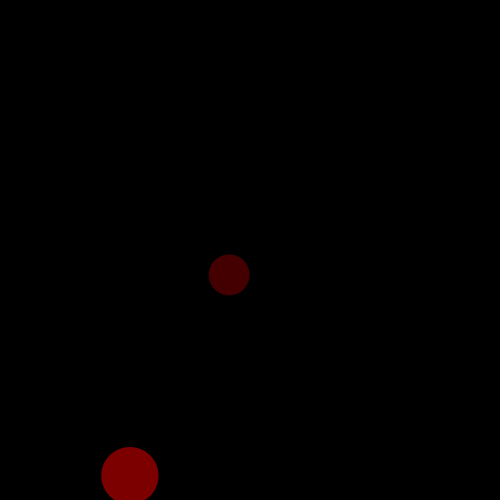
Frame 1 (no input)
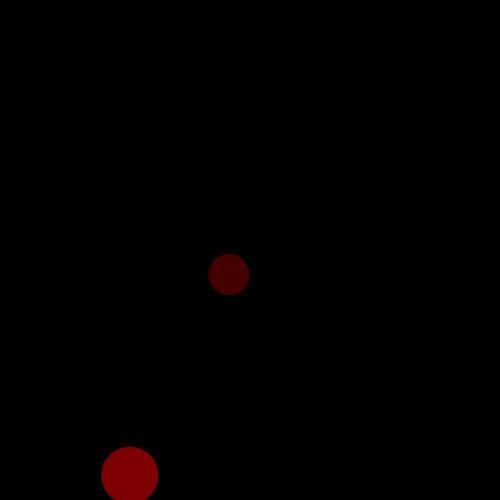
Frame 60 (the mouse pressed at the canvas centre just before this capture)
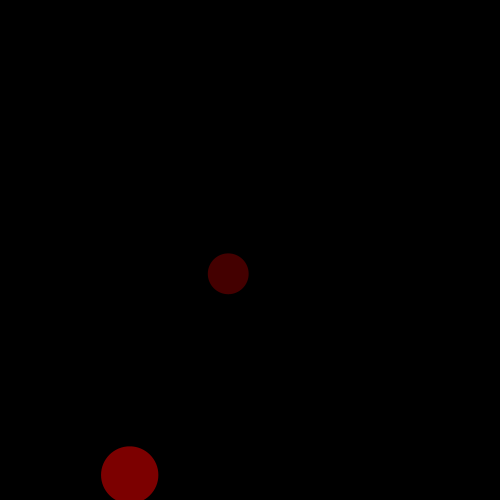
Frame 120 (the mouse held since frame 60 and released just before this capture)

The Processing sketch that drew these frames (run headless with seeded random() and noise(); from frame 60 on, the mouse is pressed at the canvas centre):

// Processing sketch: BouncyBallOOP
// ── BouncyBallOOP.pde
int num = 2;
float Tm = 0;
float G = 0.1;
PVector Cm = new PVector(0,0);
Ball [] b = new Ball[num];                //declare a new ball called b

void setup() {
  size(500, 500);
  for(int i = 0; i < num; i++) {
    b[i] = new Ball(random(25,75),random(width),random(height),0,0);      //initialize b as a new object of the Ball class
    Tm += b[i].m;
  }
}

void draw() {
  background(0);
  PVector Cm = new PVector(0,0);
  for(int i = 0; i < num; i++) {
    b[i].run();         //call b[i]'s run() method
    Cm.x += (b[i].loc.x*b[i].m);
    Cm.y += (b[i].loc.y*b[i].m);
    for (int j = 0; j < num; j++) {
      if(dist(b[i].loc.x,b[i].loc.y,b[j].loc.x,b[j].loc.y) <= b[i].diam+b[j].diam) {
        if (b[i].m >= b[j].m) {
          b[i].m += b[j].m;
          b[j].m = 0;
        } else if (b[j].m > b[i].m) {
          b[j].m += b[i].m;
          b[i].m = 0;
        }
      }
    }
    b[i].acc.set(G*Tm*(Cm.x/(Tm-b[i].m)-(b[i].m/(Tm-b[i].m)+1)*b[i].loc.x)/pow(abs(dist(b[i].loc.x,b[i].loc.y,Cm.x,Cm.y)),3),G*Tm*(Cm.y/(Tm-b[i].m)-(b[i].m/(Tm-b[i].m)+1)*b[i].loc.y)/pow(abs(dist(b[i].loc.x,b[i].loc.y,Cm.x,Cm.y)),3));
    b[i].accelerate();
  }
  println(Cm);
}
// ── Ball.pde
class Ball {
 //declaring all information (fields) contained within the Ball class
  PVector loc, vel, acc;
  float m;
  float diam;
  color c;

//this is a constructor. you can have more than one constructor for a given class
  Ball() {
    m = 25;
    diam = 10*pow(m,0.333333);
    loc = new PVector(random(diam/2+1, width-diam/2-1), random(diam/2+1, height-diam/2-1));
    vel = PVector.random2D();
    acc = new PVector(0,0);
    c = color(random(100,255), 0, 0, random(100, 255));
  }

  Ball(float diameter, float x, float y,float vx, float vy) {
    diam = diameter;
    m = pow(diam/10,3);
    loc = new PVector(x, y);
    vel = new PVector(vx,vy);
    acc = new PVector(0,0);
    c = color(random(100,255), 0, 0, random(100, 255));
  }

//after declaring fields and setting up constructors, you can define your methods
  void display() {
    fill(c);
    noStroke();
    ellipse(loc.x, loc.y, diam, diam);
  }
  void move() {
    loc.add(vel);
    if (loc.x > width) {
      loc.x -= vel.x;
      vel.x *= -1;
    } else if (loc.x < 0) {
      loc.x -= vel.x;
      vel.x *= -1;
    }
    if (loc.y > height) {
      loc.y -= vel.y;
      vel.y *= -1;
    } else if (loc.y < 0) {
      loc.y -= vel.y;
      vel.y *= -1;
    }
  }
  void run() {
    display();
    move();
  }
  void grow() {
    diam = 10*pow(m,0.333333);
  }
  void accelerate() {
    vel.add(acc);
  }
}
